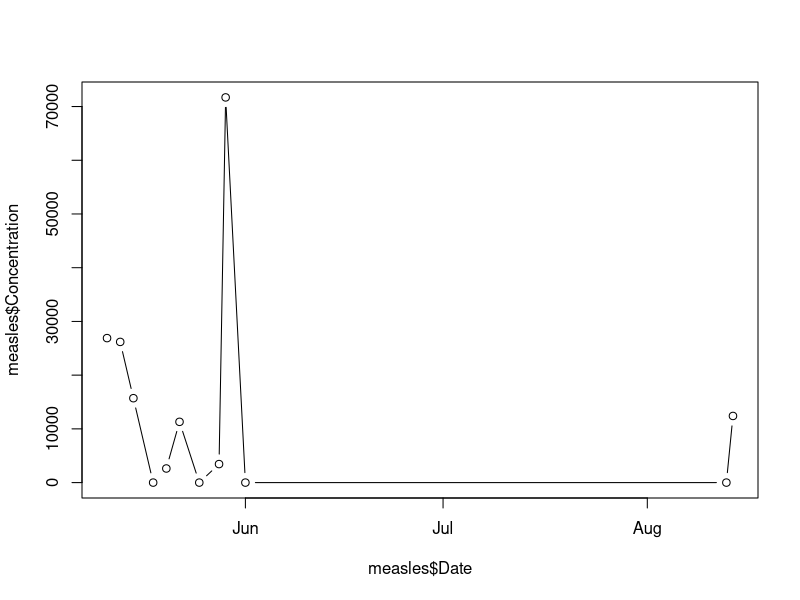

Reproduce this figure in R.



measles <- read.table("measles_data.txt", header = TRUE, sep = ',')

# names(measles)

measles

# update the date data to fill in zero detection dates 

measles$Date <- as.Date(measles$Date) 

names(measles)


plot(measles$Concentration ~ measles$Date, type = 'b') 
